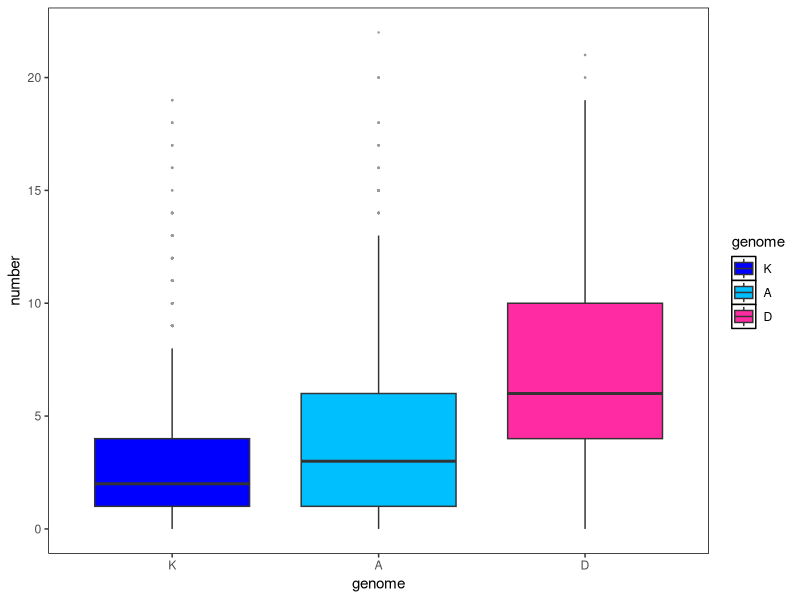
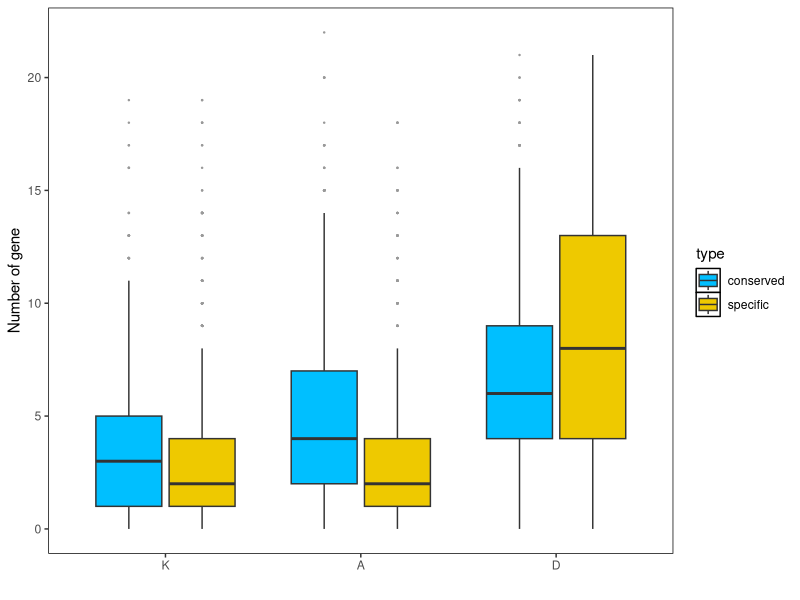

Recreate these plots in R, in order. (Note: this script raises an error after producing the figures.)
library(ggplot2)
library(plyr)
#===========Gene number in TAD boundary 100 Kb=============================
data<-read.table("ThreeGenomes_TADboundary100Kb_geneNumber.txt",header=T)
neworder =c("K","A","D")
newdata <- arrange(transform(data,genome=factor(genome,levels=neworder)),genome)
ggplot(newdata,aes(genome,number,fill=genome))+geom_boxplot(outlier.colour ="grey60",outlier.size = 0.2)+
  scale_fill_manual(values=c("blue","#00BFFF","#FF2BA3"))+
  theme(panel.background=element_rect(fill="white",color="black"),
      panel.grid.major = element_blank(),panel.grid.minor = element_blank())
	  
#==========Gene number in conserved and specific TAD boundary 100 Kb========
data <- read.table("ThreeGenomes_Conserved_Specific_TADboundary100Kb_geneNumber.txt",header=T)
neworder =c("K","A","D")
mydata <- arrange(transform(data,genome=factor(genome,levels=neworder)),genome)
ggplot(mydata,aes(genome,number,fill=type))+
	geom_boxplot(outlier.size = 0.2, outlier.color = "grey60")+
	theme(panel.background=element_rect(fill="white",color="black"),
    panel.grid.major = element_blank(),panel.grid.minor = element_blank())+
    scale_fill_manual(values=c("#00BFFF","#EEC900"))+ylab("Number of gene")+xlab("")
	
#=======Expressed TEs (active) in TAD boundary 100 Kb========================
data<-read.table("Activated_TE_in_TADboundary.txt",header=T)
neworder =c("K","A","D")
newdata <- arrange(transform(data,genome=factor(genome,levels=neworder)),genome)
ggplot(newdata,aes(genome,number,fill=genome))+geom_boxplot(outlier.colour ="grey60",outlier.size = 0.2)+
  scale_fill_manual(values=c("blue","#00BFFF","#FF2BA3"))+
  theme(panel.background=element_rect(fill="white",color="black"),
      panel.grid.major = element_blank(),panel.grid.minor = element_blank())

#====Expressed TEs (active) in conserved and specific TAD boundary 100 Kb====
data <- read.table("Activated_TE_in_conserved_specific_TADboundary.txt",header=T)
neworder =c("K","A","D")
mydata <- arrange(transform(data,genome=factor(genome,levels=neworder)),genome)	  
	  ggplot(mydata,aes(genome,log2(RPKM+0.1),fill=type))+
    geom_boxplot(outlier.size = 0.2, outlier.color = "grey60")+
    theme(panel.background=element_rect(fill="white",color="black"),
          panel.grid.major = element_blank(),panel.grid.minor = element_blank())+
    scale_fill_manual(values=c("#00BFFF","#EEC900"))+ylab("log2(RPKM+0.1)")+xlab("") 
	 	
#========A/B compartment in conserved and specific TAD boundary 100 Kb========
data <- read.table("A-D-K.conserved_specific.ABgeneratio.txt",header=T)
neworder =c("K","A","D")
mydata <- arrange(transform(data,genome=factor(genome,levels=neworder)),genome)
ggplot(mydata,aes(genome,Coverage,fill=status))+
    geom_boxplot(outlier.size = 0.2, outlier.color = "grey60")+
    theme(panel.background=element_rect(fill="white",color="black"),
          panel.grid.major = element_blank(),panel.grid.minor = element_blank())+
    scale_fill_manual(values=c("#00BFFF","#EEC900"))+ylab("Compartment coverage")+xlab("")+ylim(c(0.001,1))+facet_wrap(~type,nco=2,scales="free")

	
	
	
	
	
	
	
	
	
	
	
	 
	 
	 
	 
	 